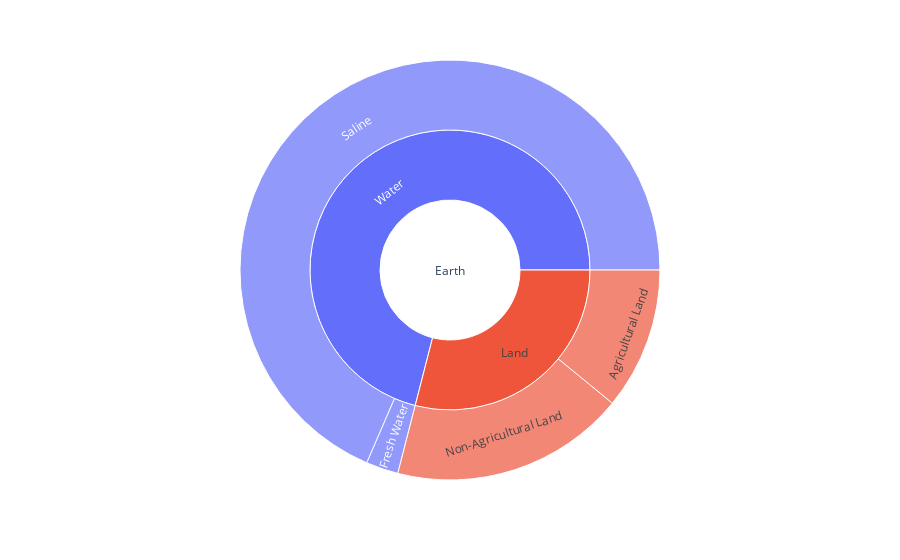

The notebook cell saved with this chart:
### Code cell
fig = px.sunburst(earth, 
                 names = 'labels', 
                 parents = 'parents',
                 values = 'values', 
                 branchvalues = 'total')
fig.show()

### Figure 1 — Plotly figure (JSON) as saved in the notebook; plotly's stock layout.template omitted (floating-point values rounded to 4 significant figures)
{"data": [{"branchvalues": "total", "domain": {"x": [0, 1], "y": [0, 1]}, "hovertemplate": "labels=%{label}<br>value=%{value}<br>parent=%{parent}<extra></extra>", "labels": ["Earth", "Land", "Water", "Agricultural Land", "Non-Agricultural Land", "Saline", "Fresh Water"], "name": "", "parents": ["", "Earth", "Earth", "Land", "Land", "Water", "Water"], "type": "sunburst", "values": [1, 0.29, 0.71, 0.1093, 0.1807, 0.6852, 0.02485]}], "layout": {"legend": {"tracegroupgap": 0}, "margin": {"t": 60}}}
